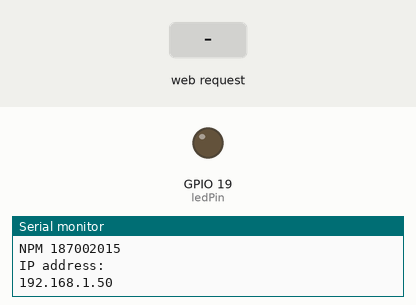
This sketch was run on a simulated ESP32. Shown: output pins drawn as LEDs (lit = HIGH), the last lines printed to the serial monitor. Inputs (shaded band) come from the test bench. WiFi joins after 1.5 s; servers stay silent unless stated.

Above: at 2.7 s.
2.8 s: HTTP request GET /H received
At 3.9 s:
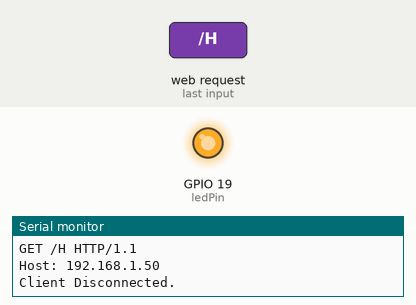
4.3 s: HTTP request GET /L received
At 5.0 s:
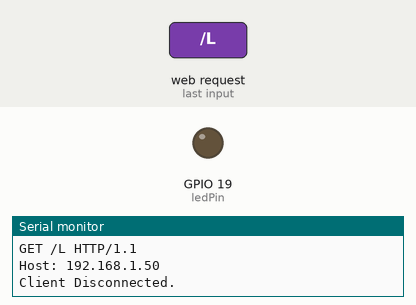
Timing chart, 0 to 7.3 s (numbered marks = the images above; inputs shaded):
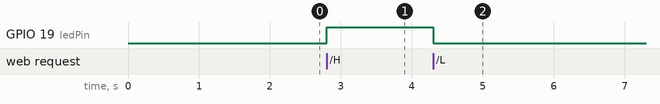

Measured:
- after the input at 2.8 s, GPIO 19 (ledPin): LOW → HIGH at once
- after the input at 4.3 s, GPIO 19 (ledPin): HIGH → LOW at once

The sketch:

TesESP32connect-wifi.ino
```cpp
//NodeMCU-32S
//Menghidupkan Lampu

#include <WiFi.h>

const char* ssid     = "Alsabolbol";
const char* password = "sanggarazmina";

WiFiServer server(80);

int ledPin = 19;

void setup()
{
    Serial.begin(115200);
    pinMode(ledPin, OUTPUT);

    delay(10);

    Serial.println();
    Serial.println();
    Serial.print("Connecting to ");
    Serial.println(ssid);

    WiFi.begin(ssid, password);

    while (WiFi.status() != WL_CONNECTED) {
        delay(500);
        Serial.print(".");
    }

    Serial.println("");
    Serial.println("WiFi connected.");
    Serial.println("Rifki Akmal Alauddin");
    Serial.println("NPM 187002015");
    Serial.println("IP address: ");
    Serial.println(WiFi.localIP());

    server.begin();

}

void loop(){
 WiFiClient client = server.available();

  if (client) {
    Serial.println("New Client.");
    String currentLine = "";
    while (client.connected()) {
      if (client.available()) {
        char c = client.read();
        Serial.write(c);
        if (c == '\n') {

          if (currentLine.length() == 0) {
            client.println("HTTP/1.1 200 OK");
            client.println("Content-type:text/html");
            client.println();

            client.print("Rifki Akmal Alauddin<br>");
            client.print("NPM 187002015<br>");
            client.print(" <br>");
            client.print("Click <a href=\"/H\">here</a> to turn the LED on pin 19 on.<br>");
            client.print("Click <a href=\"/L\">here</a> to turn the LED on pin 19 off.<br>");

            client.println();
            break;
          } else {
            currentLine = "";
          }
        } else if (c != '\r') {
          currentLine += c;
        }
        if (currentLine.endsWith("GET /H")) {
          digitalWrite(ledPin, HIGH);
        }
        if (currentLine.endsWith("GET /L")) {
          digitalWrite(ledPin, LOW);
        }
      }
    }
    client.stop();
    Serial.println("Client Disconnected.");
  }
}
```
